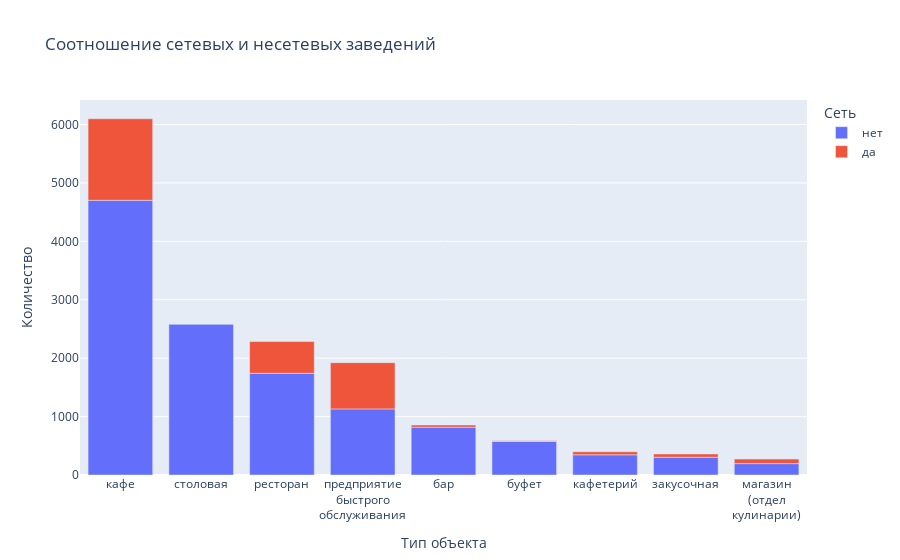
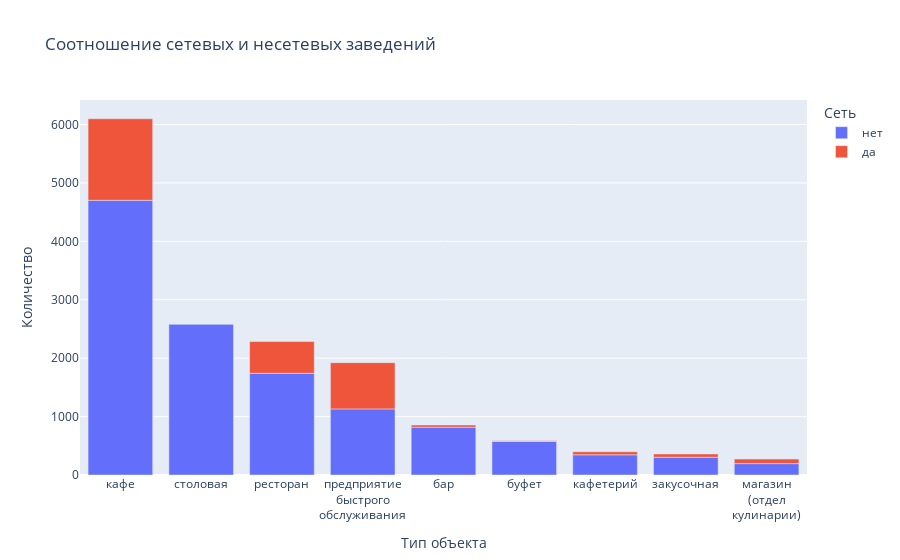

These figures' notebook cell, in order:
### Markdown cell above
### Cоотношение сетевых и несетевых заведений по их количеству

### Code cell
# Сгруппируем данные по типу заведения и сетевому статусу, посчитаем их количество и построим график
chain_cnt = rest_data.groupby(
    ['chain','object_type']).agg(
    {'id' : 'count'}).sort_values(
    by='id', ascending=False).reset_index()
chain_cnt.columns = ['Сеть', 'Тип объекта', 'Количество']
fig = px.bar(chain_cnt, x="Тип объекта", y="Количество", color="Сеть", 
             title="Соотношение сетевых и несетевых заведений")

fig.update_layout(
    xaxis = dict(
        tickmode = 'array',
        tickvals = chain_cnt['Тип объекта'],
        ticktext = ["<br>".join(label.split()) for label in chain_cnt['Тип объекта']]
    )
)

fig.show()

### Figure 1 — Plotly figure (JSON) as saved in the notebook; plotly's stock layout.template omitted (floating-point values rounded to 4 significant figures)
{"data": [{"alignmentgroup": "True", "hovertemplate": "Сеть=нет<br>Тип объекта=%{x}<br>Количество=%{y}<extra></extra>", "legendgroup": "нет", "marker": {"color": "#636efa", "pattern": {"shape": ""}}, "name": "нет", "offsetgroup": "нет", "orientation": "v", "showlegend": true, "textposition": "auto", "type": "bar", "x": ["кафе", "столовая", "ресторан", "предприятие быстрого обслуживания", "бар", "буфет", "кафетерий", "закусочная", "магазин (отдел кулинарии)"], "xaxis": "x", "y": [4703, 2584, 1741, 1132, 819, 574, 346, 304, 195], "yaxis": "y"}, {"alignmentgroup": "True", "hovertemplate": "Сеть=да<br>Тип объекта=%{x}<br>Количество=%{y}<extra></extra>", "legendgroup": "да", "marker": {"color": "#EF553B", "pattern": {"shape": ""}}, "name": "да", "offsetgroup": "да", "orientation": "v", "showlegend": true, "textposition": "auto", "type": "bar", "x": ["кафе", "предприятие быстрого обслуживания", "ресторан", "магазин (отдел кулинарии)", "закусочная", "кафетерий", "бар", "буфет", "столовая"], "xaxis": "x", "y": [1396, 791, 544, 78, 56, 52, 37, 11, 3], "yaxis": "y"}], "layout": {"barmode": "relative", "legend": {"title": {"text": "Сеть"}, "tracegroupgap": 0}, "title": {"text": "Соотношение сетевых и несетевых заведений"}, "xaxis": {"anchor": "y", "domain": [0, 1], "tickmode": "array", "ticktext": ["кафе", "столовая", "ресторан", "кафе", "предприятие<br>быстрого<br>обслуживания", "бар", "предприятие<br>быстрого<br>обслуживания", "буфет", "ресторан", "кафетерий", "закусочная", "магазин<br>(отдел<br>кулинарии)", "магазин<br>(отдел<br>кулинарии)", "закусочная", "кафетерий", "бар", "буфет", "столовая"], "tickvals": ["кафе", "столовая", "ресторан", "кафе", "предприятие быстрого обслуживания", "бар", "предприятие быстрого обслуживания", "буфет", "ресторан", "кафетерий", "закусочная", "магазин (отдел кулинарии)", "магазин (отдел кулинарии)", "закусочная", "кафетерий", "бар", "буфет", "столовая"], "title": {"text": "Тип объекта"}}, "yaxis": {"anchor": "x", "domain": [0, 1], "title": {"text": "Количество"}}}}

### Figure 2 — Plotly figure (JSON) as saved in the notebook; plotly's stock layout.template omitted (floating-point values rounded to 4 significant figures)
{"data": [{"alignmentgroup": "True", "hovertemplate": "Сеть=нет<br>Тип объекта=%{x}<br>Количество=%{y}<extra></extra>", "legendgroup": "нет", "marker": {"color": "#636efa", "pattern": {"shape": ""}}, "name": "нет", "offsetgroup": "нет", "orientation": "v", "showlegend": true, "textposition": "auto", "type": "bar", "x": ["кафе", "столовая", "ресторан", "предприятие быстрого обслуживания", "бар", "буфет", "кафетерий", "закусочная", "магазин (отдел кулинарии)"], "xaxis": "x", "y": [4703, 2584, 1741, 1132, 819, 574, 346, 304, 195], "yaxis": "y"}, {"alignmentgroup": "True", "hovertemplate": "Сеть=да<br>Тип объекта=%{x}<br>Количество=%{y}<extra></extra>", "legendgroup": "да", "marker": {"color": "#EF553B", "pattern": {"shape": ""}}, "name": "да", "offsetgroup": "да", "orientation": "v", "showlegend": true, "textposition": "auto", "type": "bar", "x": ["кафе", "предприятие быстрого обслуживания", "ресторан", "магазин (отдел кулинарии)", "закусочная", "кафетерий", "бар", "буфет", "столовая"], "xaxis": "x", "y": [1396, 791, 544, 78, 56, 52, 37, 11, 3], "yaxis": "y"}], "layout": {"barmode": "relative", "legend": {"title": {"text": "Сеть"}, "tracegroupgap": 0}, "title": {"text": "Соотношение сетевых и несетевых заведений"}, "xaxis": {"anchor": "y", "domain": [0, 1], "tickmode": "array", "ticktext": ["кафе", "столовая", "ресторан", "кафе", "предприятие<br>быстрого<br>обслуживания", "бар", "предприятие<br>быстрого<br>обслуживания", "буфет", "ресторан", "кафетерий", "закусочная", "магазин<br>(отдел<br>кулинарии)", "магазин<br>(отдел<br>кулинарии)", "закусочная", "кафетерий", "бар", "буфет", "столовая"], "tickvals": ["кафе", "столовая", "ресторан", "кафе", "предприятие быстрого обслуживания", "бар", "предприятие быстрого обслуживания", "буфет", "ресторан", "кафетерий", "закусочная", "магазин (отдел кулинарии)", "магазин (отдел кулинарии)", "закусочная", "кафетерий", "бар", "буфет", "столовая"], "title": {"text": "Тип объекта"}}, "yaxis": {"anchor": "x", "domain": [0, 1], "title": {"text": "Количество"}}}}
